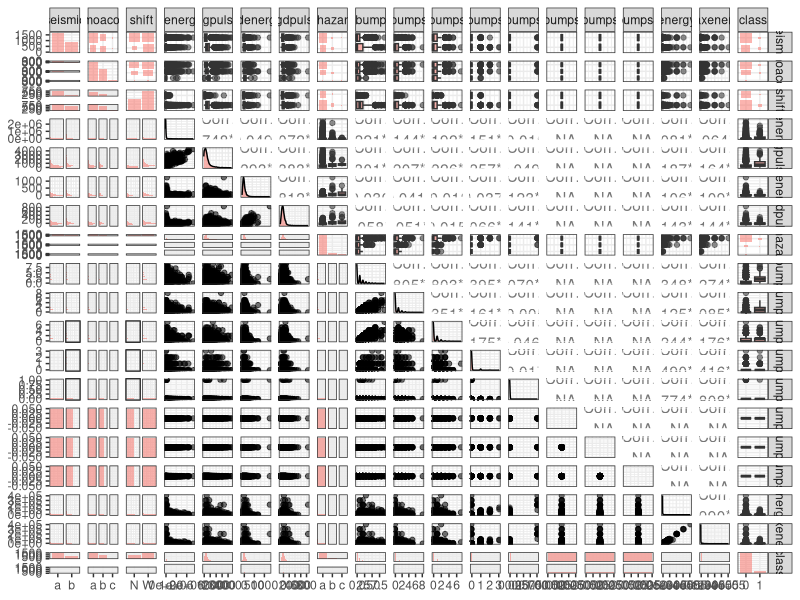
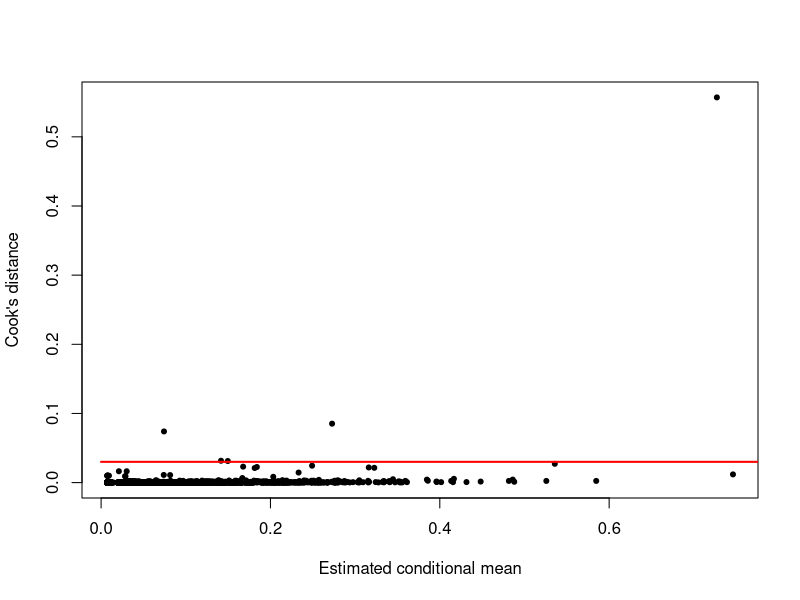
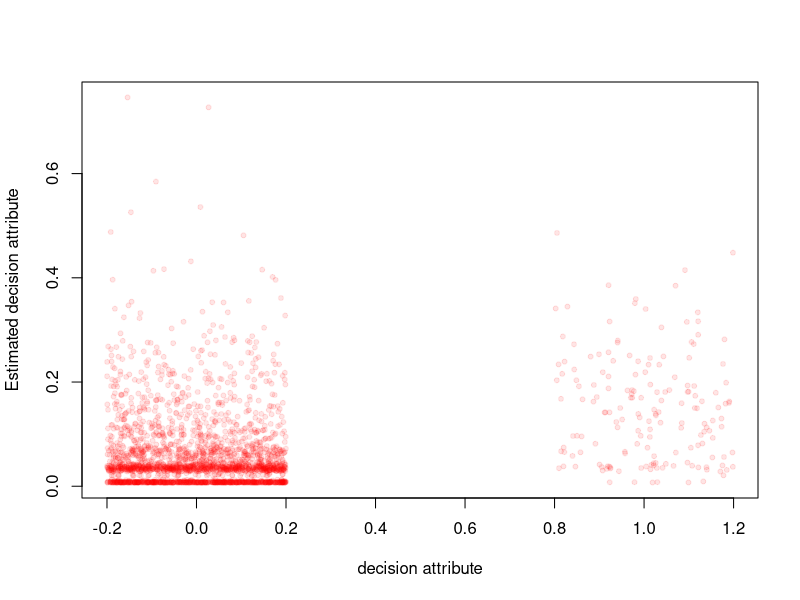

Write R code to recreate these figures, in order.
## ---- chunk 1
library(AER)
library(MASS)
library(lmtest)
library(sandwich)
library(dplyr)
library(ggplot2)
library(gridExtra)
library(GGally)
library(readxl)
theme_set(theme_bw())

mycol <- rgb(1,0,0,0.1,maxColorValue=1)

seismic_data <- read_excel("seismic.xlsx", sheet = "data")

head(seismic_data)

## ---- chunk 2
seismic_data %>% 
  mutate_at(c("seismic", "seismoacoustic", "shift", "ghazard", "class"), as.factor) %>%
  ggpairs(mapping = aes(alpha=0.5, fill='red'))

## ---- chunk 3
unique(seismic_data$nbumps6)
unique(seismic_data$nbumps7)
unique(seismic_data$nbumps89)
## ---- chunk 4
seismic_data = subset(seismic_data, select = -c(nbumps6,nbumps7,nbumps89) )
## ---- chunk 5
ftable(seismic_data$seismic, seismic_data$class)
ftable(seismic_data$seismoacoustic, seismic_data$class)
ftable(seismic_data$shift, seismic_data$class)
ftable(seismic_data$ghazard, seismic_data$class)
ftable(seismic_data$ghazard, seismic_data$nbumps)
ftable(seismic_data$ghazard, seismic_data$nbumps2)
ftable(seismic_data$ghazard, seismic_data$nbumps3)
ftable(seismic_data$ghazard, seismic_data$nbumps4)
ftable(seismic_data$ghazard, seismic_data$nbumps5)
## ---- chunk 6
seismic_data$seismoacoustic[seismic_data$seismoacoustic == "c"] <- "b"
seismic_data$ghazard[seismic_data$ghazard == "c"] <- "b"
## ---- chunk 7
m1 <- glm(class~., family=poisson(), data=seismic_data)
summary(m1)
## ---- chunk 8
m0 <- glm.nb(class~., data=seismic_data)
summary(m0)
## ---- chunk 9
1 - m1$deviance / m1$null.deviance
## ---- chunk 10
1 - m0$deviance / m0$null.deviance
## ---- chunk 11
m2 <- glm(class~shift + gpuls + nbumps + nbumps2 + nbumps3 + nbumps4, family=poisson(), data=seismic_data)
summary(m2)
## ---- chunk 12
dispersiontest(m1, alternative="greater")
## ---- chunk 13
1 - m2$deviance / m2$null.deviance
## ---- chunk 14
lrtest(m1,m2)
## ---- chunk 15
add1(m2, ~ . + seismic + seismoacoustic + genergy + gdenergy + gdpuls + ghazard + nbumps5 + energy + maxenergy, test="LRT")
## ---- chunk 16
m3 <- glm(class~shift + gpuls + nbumps + nbumps2 + nbumps3 + nbumps4 + nbumps5, family=poisson(), data=seismic_data)
summary(m3)
## ---- chunk 17
1 - m3$deviance / m3$null.deviance
## ---- chunk 18
lrtest(m3,m2)
## ---- chunk 19
lrtest(m1,m3)
## ---- chunk 20
add1(m3, ~ . + seismic + seismoacoustic + genergy + gdenergy + gdpuls + ghazard + energy + maxenergy, test="LRT")
## ---- chunk 21
add1(m3, ~ .^2, test="LRT")

## ---- chunk 22
m4 <- glm(class~shift + gpuls + nbumps + nbumps2 + nbumps3 + nbumps4 + nbumps5 + shift*nbumps + shift*nbumps3 + shift*nbumps4 + gpuls*nbumps + nbumps*nbumps2 + nbumps*nbumps3, family=poisson(), data=seismic_data)
summary(m4)
lrtest(m3,m4)
## ---- chunk 23
1 - m4$deviance / m4$null.deviance
## ---- chunk 24
add1(m4, ~ .^2, test="LRT")
## ---- chunk 25
summary(m4)
cov.robust     <- vcovHC(m4, type="HC0")
se.robust      <- sqrt(diag(cov.robust))
coeffs         <- coef(m4)
t.robust       <- coeffs / se.robust
summary.robust <- cbind(coeffs, se.robust, t.robust, pvalue = 2*(1-pnorm(abs(coeffs/se.robust))))
print(summary.robust)
## ---- chunk 26
yhat <- predict(m4, type="response")
plot(yhat, cooks.distance(m4), pch=20, xlab="Estimated conditional mean", ylab="Cook's distance")
lines(c(0,10), c(0.03,0.03), col="red", lwd=2)
## ---- chunk 27
seismic_data2 <- seismic_data[cooks.distance(m4)<0.03,]
m5 <- glm(class~shift + gpuls + nbumps + nbumps2 + nbumps3 + nbumps4 + nbumps5 + shift*nbumps + shift*nbumps3 + shift*nbumps4 + gpuls*nbumps + nbumps*nbumps2 + nbumps*nbumps3, family=poisson(), data=seismic_data2)
summary(m5)
## ---- chunk 28
tmp <- cbind(coefficients(m4), coefficients(m5))
colnames(tmp) <- c("All data", "Filtered by leverage")
tmp
## ---- chunk 29
yhat <- predict(m4, type="response")
plot(jitter(seismic_data$class), yhat, col=mycol, pch=20, ylab="Estimated decision attribute", xlab="decision attribute")
## ---- chunk 30
exp(coefficients(m4))[-1]
exp(confint(m4))[-1,]
